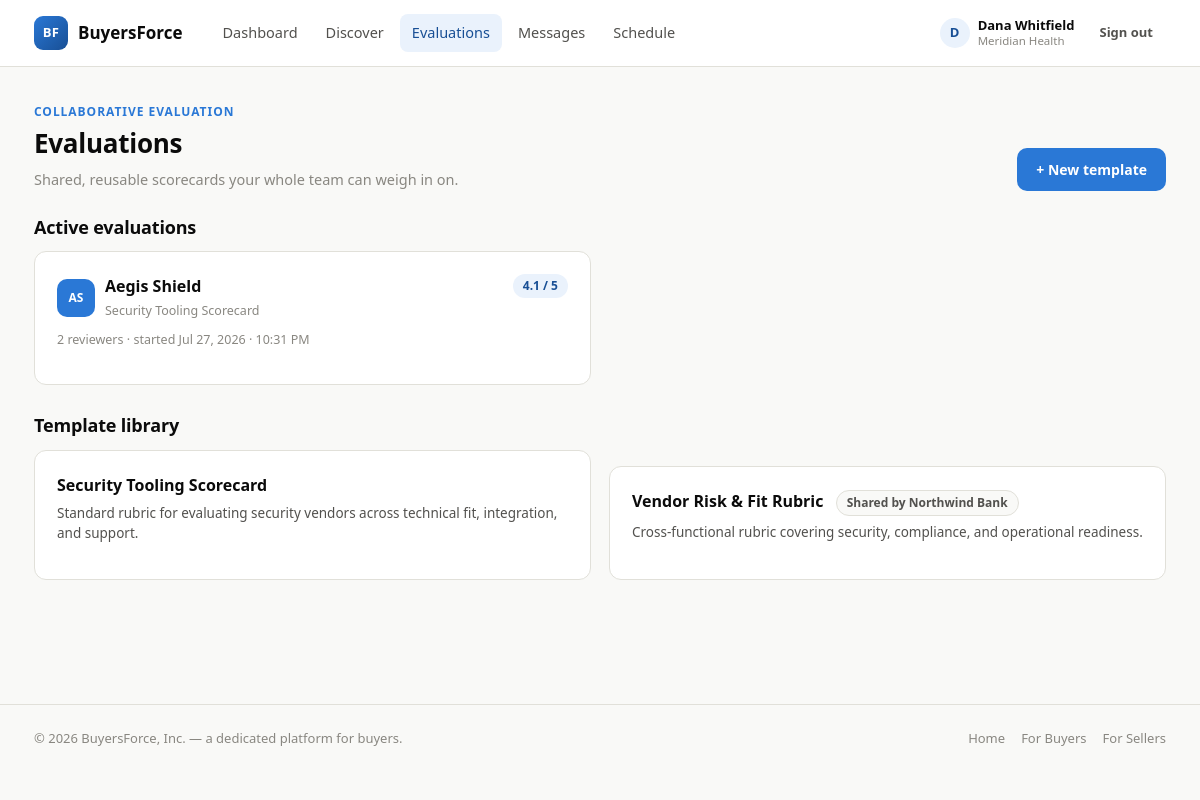
Page /app/buyer/evaluations (signed in) on the committed database.
### tables this page shows
CREATE TABLE users (
    id INTEGER PRIMARY KEY AUTOINCREMENT,
    role TEXT NOT NULL CHECK (role IN ('buyer','seller')),
    name TEXT NOT NULL,
    email TEXT NOT NULL UNIQUE,
    password_hash TEXT NOT NULL,
    company TEXT NOT NULL,
    title TEXT DEFAULT '',
    created_at TEXT NOT NULL DEFAULT (datetime('now'))
);

CREATE TABLE evaluations (
    id INTEGER PRIMARY KEY AUTOINCREMENT,
    template_id INTEGER NOT NULL REFERENCES eval_templates(id),
    vendor_id INTEGER NOT NULL REFERENCES vendors(id),
    company TEXT NOT NULL,
    created_by INTEGER NOT NULL REFERENCES users(id),
    created_at TEXT NOT NULL DEFAULT (datetime('now'))
);

CREATE TABLE vendors (
    id INTEGER PRIMARY KEY AUTOINCREMENT,
    seller_user_id INTEGER NOT NULL REFERENCES users(id),
    company_name TEXT NOT NULL,
    category TEXT NOT NULL,
    tagline TEXT NOT NULL DEFAULT '',
    description TEXT NOT NULL DEFAULT '',
    website TEXT NOT NULL DEFAULT '',
    accent TEXT NOT NULL DEFAULT '#2a78d6',
    initials TEXT NOT NULL DEFAULT 'VN',
    created_at TEXT NOT NULL DEFAULT (datetime('now'))
);

CREATE TABLE eval_templates (
    id INTEGER PRIMARY KEY AUTOINCREMENT,
    owner_user_id INTEGER NOT NULL REFERENCES users(id),
    company TEXT NOT NULL,
    name TEXT NOT NULL,
    description TEXT NOT NULL DEFAULT '',
    is_shared INTEGER NOT NULL DEFAULT 1,
    created_at TEXT NOT NULL DEFAULT (datetime('now'))
);

### app.py (the view)
@app.route("/app/buyer/evaluations")
@role_required("buyer")
def buyer_evaluations():
    u = g.user
    templates_ = dbm.query(
        "SELECT * FROM eval_templates WHERE company=? OR is_shared=1 ORDER BY created_at DESC",
        (u["company"],),
    )
    active = dbm.query(
        "SELECT e.*, v.company_name, v.accent, v.initials, t.name template_name "
        "FROM evaluations e JOIN vendors v ON v.id=e.vendor_id "
        "JOIN eval_templates t ON t.id = e.template_id "
        "WHERE e.company=? ORDER BY e.created_at DESC",
        (u["company"],),
    )
    active_data = []
    for ev in active:
        criteria = dbm.query(
            "SELECT * FROM eval_criteria WHERE template_id=? ORDER BY position", (ev["template_id"],)
        )
        total_weight = sum(c["weight"] for c in criteria) or 1
        scores = dbm.query(
            "SELECT * FROM eval_scores WHERE evaluation_id=?", (ev["id"],)
        )
        by_criterion = {}
        for s in scores:
            by_criterion.setdefault(s["criterion_id"], []).append(s["score"])
        weighted_sum = 0
        for c in criteria:
            vals = by_criterion.get(c["id"], [])
            avg = sum(vals) / len(vals) if vals else 0
            weighted_sum += avg * c["weight"]
        overall = round(weighted_sum / total_weight, 1) if scores else None
        active_data.append({**dict(ev), "overall": overall, "reviewers": len(set(s["user_id"] for s in scores))})
    return render_template("buyer/evaluations.html", templates=templates_, active=active_data)

### app.py (called while the page is built)
@app.before_request
def load_logged_in_user():
    user_id = session.get("user_id")
    if user_id is None:
        g.user = None
    else:
        g.user = dbm.query("SELECT * FROM users WHERE id = ?", (user_id,), one=True)

def role_required(role):
    def decorator(view):
        @wraps(view)
        def wrapped(*args, **kwargs):
            if g.user is None:
                flash("Please sign in to continue.", "error")
                return redirect(url_for("login"))
            if g.user["role"] != role:
                flash(f"That area is for {role}s.", "error")
                return redirect(url_for("home_for_role", role=g.user["role"]))
            return view(*args, **kwargs)
        return wrapped
    return decorator

def fmt_time(value):
    if not value:
        return ""
    for pattern in ("%Y-%m-%d %H:%M:%S", "%Y-%m-%dT%H:%M:%S", "%Y-%m-%dT%H:%M"):
        try:
            dt = datetime.strptime(value, pattern)
            return dt.strftime("%b %-d, %Y · %-I:%M %p")
        except ValueError:
            continue
    return value

### db.py (called while the page is built)
def get_db():
    if "db" not in g:
        g.db = sqlite3.connect(DB_PATH)
        g.db.row_factory = sqlite3.Row
        g.db.execute("PRAGMA foreign_keys = ON")
    return g.db

def query(sql, args=(), one=False):
    cur = get_db().execute(sql, args)
    rv = cur.fetchall()
    cur.close()
    return (rv[0] if rv else None) if one else rv

### templates/buyer/evaluations.html (shortened to what this page needs)
{% extends "base.html" %}
{% block content %}
<div class="page-header">
  <div>
    <span class="eyebrow">Collaborative evaluation</span>
    <h1>Evaluations</h1>
    <p class="lede">Shared, reusable scorecards your whole team can weigh in on.</p>
  </div>
  <a href="{{ url_for('buyer_evaluation_new') }}" class="btn btn-primary">+ New template</a>
</div>
<div class="section-title"><h2>Active evaluations</h2></div>
{% if active %}
<div class="grid grid-2">
  {% for ev in active %}
  <a class="card" href="{{ url_for('buyer_evaluation_detail', eval_id=ev.id) }}" style="display:block;">
    <div style="display:flex; justify-content:space-between; align-items:flex-start;">
      <div style="display:flex; gap:10px; align-items:center;">
        <span class="vendor-logo" style="background:{{ ev.accent }}; width:38px;height:38px;font-size:12px;">{{ ev.initials }}</span>
        <div><strong>{{ ev.company_name }}</strong><div class="hint">{{ ev.template_name }}</div></div>
      </div>
      {% if ev.overall %}<span class="badge badge-brand">{{ ev.overall }} / 5</span>{% else %}<span class="badge badge-neutral">Not scored</span>{% endif %}
    </div>
    <p class="hint" style="margin-top:10px;">{{ ev.reviewers }} reviewer{{ 's' if ev.reviewers != 1 }} · started {{ ev.created_at|fmt_time }}</p>
  </a>
  {% endfor %}
</div>
{% else %}
<div class="card empty-state"><div class="icon">🧮</div>No evaluations started — start one from a vendor's profile.</div>
{% endif %}
<div class="section-title" style="margin-top:30px;"><h2>Template library</h2></div>
<div class="grid grid-2">
  {% for t in templates %}
  <div class="card">
    <strong>{{ t.name }}</strong>
    {% if t.company != g.user.company %}<span class="badge badge-neutral" style="margin-left:8px;">Shared by {{ t.company }}</span>{% endif %}
    <p style="font-size:13.5px; margin-top:6px;">{{ t.description }}</p>
  </div>
  {% else %}
  <div class="card empty-state"><div class="icon">📋</div>No templates yet.</div>
  {% endfor %}
</div>
{% endblock %}

### templates/base.html (shortened to what this page needs)
<!doctype html>
<html lang="en">
<head>
  <link rel="stylesheet" href="{{ url_for('static', filename='css/style.css') }}">
</head>
<body class="{{ body_class|default('') }}">
  <header class="topbar">
    <div class="topbar-inner">
      <a class="brand" href="{{ url_for('landing') }}">
        <span class="brand-mark">BF</span>
        <span class="brand-name">BuyersForce</span>
      </a>
      {% if g.user %}
        <nav class="main-nav">
          {% if g.user.role == 'buyer' %}
            <a href="{{ url_for('buyer_dashboard') }}" class="{{ 'active' if request.endpoint == 'buyer_dashboard' }}">Dashboard</a>
            <a href="{{ url_for('buyer_discover') }}" class="{{ 'active' if request.endpoint in ['buyer_discover','buyer_vendor','buyer_compare'] }}">Discover</a>
            <a href="{{ url_for('buyer_evaluations') }}" class="{{ 'active' if request.endpoint and request.endpoint.startswith('buyer_evaluation') }}">Evaluations</a>
            <a href="{{ url_for('buyer_messages') }}" class="{{ 'active' if request.endpoint in ['buyer_messages','buyer_thread'] }}">Messages</a>
            <a href="{{ url_for('buyer_schedule') }}" class="{{ 'active' if request.endpoint == 'buyer_schedule' }}">Schedule</a>
          {% endif %}
        </nav>
        <div class="user-menu">
          <span class="user-chip">
            <span class="user-avatar">{{ g.user.name[0] }}</span>
            <span class="user-meta">
              <span class="user-name">{{ g.user.name }}</span>
              <span class="user-company">{{ g.user.company }}</span>
            </span>
          </span>
          <a href="{{ url_for('logout') }}" class="btn btn-ghost btn-sm">Sign out</a>
        </div>
      {% endif %}
    </div>
  </header>
  <main class="page {{ 'page-wide' if wide|default(false) else '' }}">
    {% block content %}{% endblock %}
  </main>
  <footer class="site-footer">
    <div class="site-footer-inner">
      <span>&copy; 2026 BuyersForce, Inc. — a dedicated platform for buyers.</span>
      <span class="footer-links">
        <a href="{{ url_for('landing') }}">Home</a>
        <a href="{{ url_for('landing') }}#buyers">For Buyers</a>
        <a href="{{ url_for('landing') }}#sellers">For Sellers</a>
      </span>
    </div>
  </footer>
</body>
</html>

### rows in the picture
users: user "D", user.name "Dana Whitfield", user.company "Meridian Health"
evaluations: initials "AS", company_name "Aegis Shield", template_name "Security Tooling Scorecard", overall "4.1", reviewers "2", reviewers "s", created_at|fmt_time "Jul 27, 2026 · 10:31 PM"
eval_templates: name "Security Tooling Scorecard", description "Standard rubric for evaluating security vendors across technical fit, integration, and support."
eval_templates: name "Vendor Risk & Fit Rubric", company "Northwind Bank", description "Cross-functional rubric covering security, compliance, and operational readiness."
